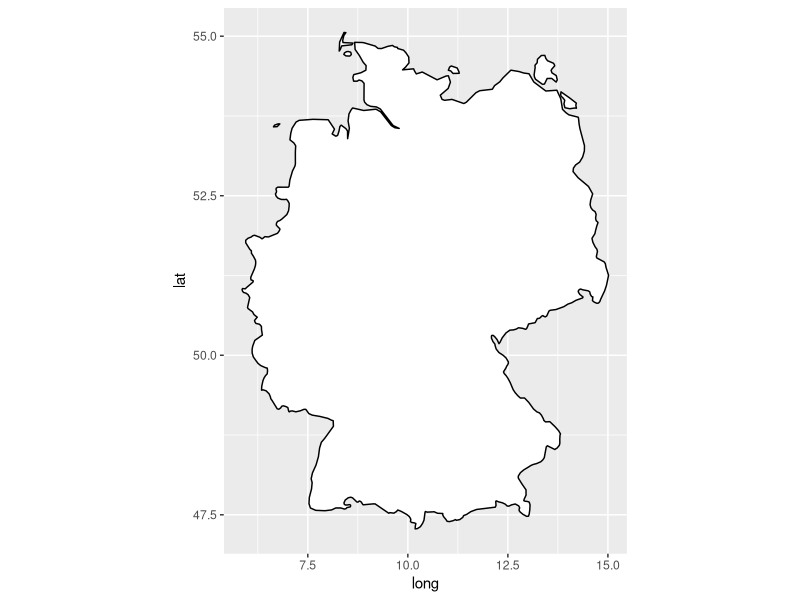

Source code (R):
## ---- chunk 1
library(tidyverse)
## ---- chunk 2
knitr::opts_chunk$set(fig.pos = 'H',
                      fig.asp = 0.618,
                      fig.width = 4,
                      fig.cap = "", 
                      fig.path = "",
                      echo = FALSE,
                      message = FALSE,
                      fig.show = "hold")
## ---- chunk 3
de <- map_data("world", region = "Germany")

# ggplot(de, aes(long, lat, group = group)) +
#   geom_polygon(fill = "white", colour = "black")

ggplot(de, aes(long, lat, group = group)) +
  geom_polygon(fill = "white", colour = "black") +
  coord_quickmap()
